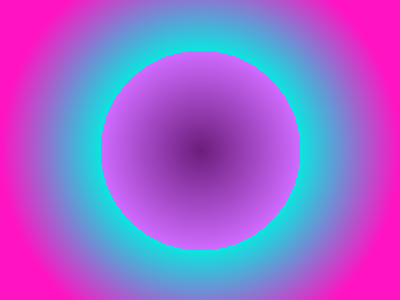
Frame 1 (no input)
Frame 60 (the mouse pressed at the canvas centre just before this capture): identical to frame 1, image omitted
Frame 120 (the mouse held since frame 60 and released just before this capture): identical to frame 1, image omitted

The Processing sketch that drew this single still picture (run headless with seeded random() and noise(); from frame 60 on, the mouse is pressed at the canvas centre):

// Processing sketch: gradientMulticolour
// ── gradientMulticolour.pde
void setup() {
  size(400, 300);
}

void draw() {
  
  loadPixels();
  
  float cx = width/2;
  float cy = height/2;
  
  
  for (int x = 0; x < width; x++) {
    for (int y = 0; y < height; y++) {
      
      float d = dist(x, y, cx, cy);
      float n = map(d, 0, 200, 0, 1); // Normalize x to 0-1
  
      // Create the color
      color c;
      if(n < 0.5){
        c = lerpColor(color(107, 29, 123), color(208,107,255), n*2);
      } else {
        c = lerpColor(color(11, 229, 223), color(255,19,195), (n - 0.5)*2 );
      }
      // Set the pixel
      pixels[x + y * width] = c; // Correctly index the 1D pixel array
    }
  }
  updatePixels();
}
